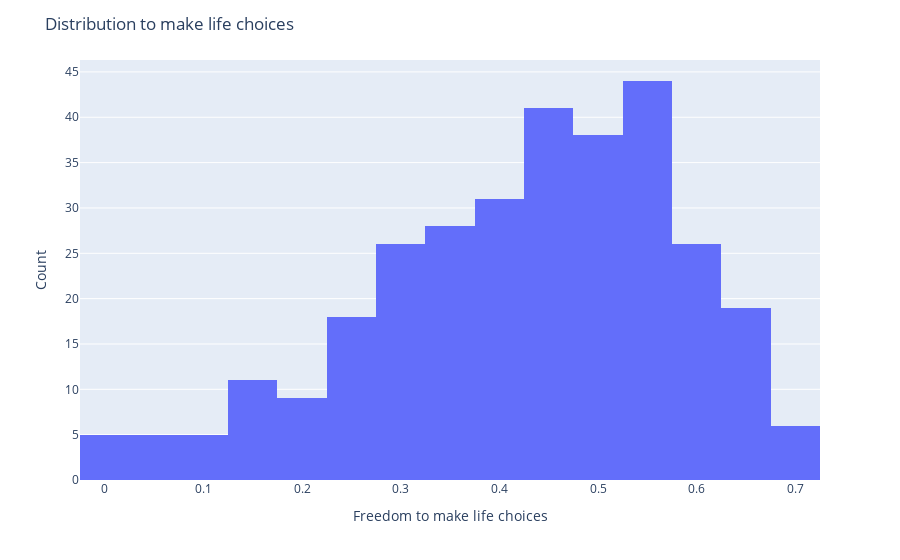

The notebook cell saved with this chart:
### Code cell
#histogram
#Step 1: Create the traces of the plots 
fig = px.histogram(df, x="Freedom to make life choices") 
# Step 2: Update the layout of the plot 
fig.update_layout(title_text='Distribution to make life choices ') 
# axes styling fig.update_xaxes(title= 'Freedom to make life choices',ticklen= 5,zeroline= False) 
fig.update_yaxes(title= 'Count',ticklen= 5,zeroline= False) 
fig.show()

### Figure 1 — Plotly figure (JSON) as saved in the notebook; plotly's stock layout.template omitted (floating-point values rounded to 4 significant figures; data arrays with more than 128 entries replaced by an {"elided": "..."} marker saying what was removed)
{"data": [{"alignmentgroup": "True", "bingroup": "x", "hovertemplate": "Freedom to make life choices=%{x}<br>count=%{y}<extra></extra>", "legendgroup": "", "marker": {"color": "#636efa"}, "name": "", "offsetgroup": "", "orientation": "v", "showlegend": false, "type": "histogram", "x": {"elided": "312 float values"}, "xaxis": "x", "yaxis": "y"}], "layout": {"barmode": "relative", "legend": {"tracegroupgap": 0}, "margin": {"t": 60}, "title": {"text": "Distribution to make life choices "}, "xaxis": {"anchor": "y", "domain": [0, 1], "title": {"text": "Freedom to make life choices"}}, "yaxis": {"anchor": "x", "domain": [0, 1], "ticklen": 5, "title": {"text": "Count"}, "zeroline": false}}}
